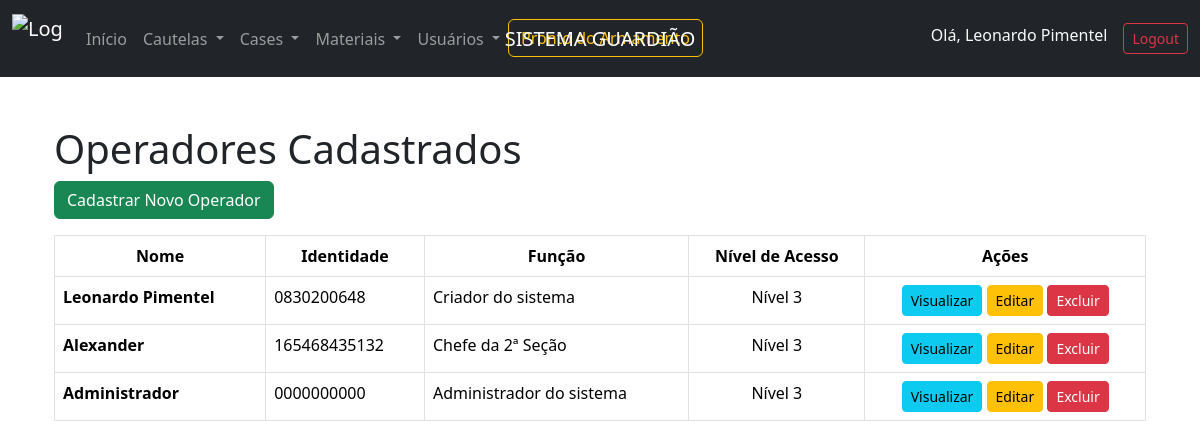
The app's page /operadores/ (signed in) with its own data.
### guardiao/models.py (models this page shows, shortened)
class Operador(models.Model):
    user = models.OneToOneField(User, on_delete=models.CASCADE)
    nome = models.CharField(max_length=100)
    identidade = models.CharField(max_length=20)
    funcao = models.CharField(max_length=100, null=True, blank=True)
    nivel_acesso = models.IntegerField(
        choices=[(1, 'Nível 1'), (2, 'Nível 2'), (3, 'Nível 3')], default=1)

### guardiao/views.py (the view)
# urls.py: path('operadores/', listar_operadores, name='listar_operadores'),
@login_required
@nivel_acesso_minimo(3)
def listar_operadores(request):
    operadores = Operador.objects.all()
    return render(request, 'listar_operadores.html', {'operadores': operadores})

### guardiao/templates/listar_operadores.html (shortened to what this page needs)
{% extends 'base.html' %}
{% block navbar %}
    {% if user.operador.nivel_acesso == 2 %}
    {% include 'navbar_2.html' %}
    {% elif user.operador.nivel_acesso == 1 %}
    {% include 'navbar_1.html' %}
    {% else %}
    {% include 'navbar.html' %}
    {% endif %}
{% endblock %}
{% block content %}
<div class="container mt-5">
    <h1>Operadores Cadastrados</h1>
    <a href="{% url 'cadastrar_operador' %}" class="btn btn-success mb-3">Cadastrar Novo Operador</a>
    <table class="table table-bordered">
        <thead>
            <tr class="text-center">
                <th>Nome</th>
                <th>Identidade</th>
                <th>Função</th>
                <th>Nível de Acesso</th>
                <th>Ações</th>
            </tr>
        </thead>
        <tbody>
            {% for operador in operadores %}
            <tr>
                <td><strong>{{ operador.nome }}</strong></td>
                <td>{{ operador.identidade }}</td>
                <td>{{ operador.funcao|default:"-" }}</td>
                <td class="text-center">{{ operador.get_nivel_acesso_display }}</td>
                <td class="text-center">
                    <a href="{% url 'visualizar_operador' operador.id %}" class="btn btn-info btn-sm">Visualizar</a>
                    <a href="{% url 'editar_operador' operador.id %}" class="btn btn-warning btn-sm">Editar</a>
                    <a href="{% url 'excluir_operador' operador.id %}" class="btn btn-danger btn-sm">Excluir</a>
                </td>
            </tr>
            {% endfor %}
        </tbody>
    </table>
</div>
{% endblock %}

### guardiao/templates/navbar.html (shortened to what this page needs)
{% load static %}
<nav class="navbar navbar-expand-lg navbar-dark bg-dark">
    <div class="container-fluid">
        <a class="navbar-brand" href="/">
            <img src="{% static 'images/logo.png' %}" alt="Logo Guardião" width="50" height="50" class="d-inline-block align-text-top">
        </a>
        <span class="navbar-brand navbar-brand-center">SISTEMA GUARDIÃO</span>
        <div class="collapse navbar-collapse" id="navbarNav">
            <ul class="navbar-nav me-auto">
                <li class="nav-item">
                    <a class="nav-link" href="{% url 'listar_prontos' %}">Início</a>
                </li>
                <li class="nav-item dropdown">
                    <a class="nav-link dropdown-toggle" href="#" id="emprestimosDropdown" role="button" data-bs-toggle="dropdown" aria-expanded="false">
                        Cautelas
                    </a>
                </li>
                <li class="nav-item dropdown">
                    <a class="nav-link dropdown-toggle" href="#" id="casesDropdown" role="button" data-bs-toggle="dropdown" aria-expanded="false">
                        Cases
                    </a>
                </li>
                <li class="nav-item dropdown">
                    <a class="nav-link dropdown-toggle" href="#" id="materiaisDropdown" role="button" data-bs-toggle="dropdown" aria-expanded="false">
                        Materiais
                    </a>
                </li>
                <li class="nav-item dropdown">
                    <a class="nav-link dropdown-toggle" href="#" id="usuariosDropdown" role="button" data-bs-toggle="dropdown" aria-expanded="false">
                        Usuários
                    </a>
                </li>
                <li class="nav-item">
                    <a href="{% url 'pronto_armamento' %}" class="btn btn-outline-warning me-2">Pronto do Armamento</a>
                </li>
            </ul>
            <ul class="navbar-nav">
                {% if user.is_authenticated %}
                    <li class="nav-item">
                        <span class="navbar-text text-light me-3">Olá, {{ user.operador.nome }}</span>
                    </li>
                    <li class="nav-item">
                        <a class="btn btn-outline-danger btn-sm" href="{% url 'logout' %}">Logout</a>
                    </li>
                {% else %}
                    <li class="nav-item">
                        <a class="btn btn-outline-success btn-sm" href="{% url 'login' %}">Login</a>
                    </li>
                {% endif %}
            </ul>
        </div>
    </div>
</nav>

### guardiao/templates/base.html (style rules this page uses)
.navbar-brand-center { position: absolute; left: 50%; transform: translateX(-50%); }

### records on screen
Operador: nome "Leonardo Pimentel", identidade "0830200648", funcao "Criador do sistema", nivel_acesso "Nível 3"
Operador: nome "Alexander", identidade "165468435132", funcao "Chefe da 2ª Seção", nivel_acesso "Nível 3"
Operador: nome "Administrador", identidade "0000000000", funcao "Administrador do sistema", nivel_acesso "Nível 3"

### other values on screen
{{ user.operador.nome }} "Leonardo Pimentel"
